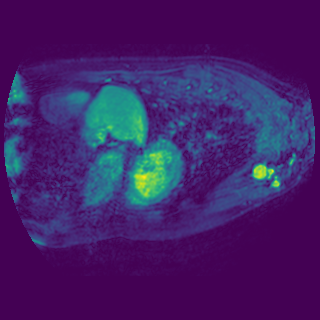
#> input picture imagesPNG/la_003.png, 320 x 320 px, found by its file name
$ jupyter execute --allow-errors Transformacao_Escala_de_Cinza.ipynb
#> lines starting #> are read from the running program, lines starting #| are printed output that depends on the picture
[cell 1]
import numpy as np
import matplotlib.pyplot as plt
from PIL import Image
import math

[cell 2]
imagem = Image.open('images/la_003.png')
#> imagem is the input picture: PIL image 320x320 RGBA; mean R, G, B, A 66, 32.5, 103.4, 255

[cell 3]
print(imagem.size)
#| (320, 320)

[cell 4]
plt.imshow(imagem, cmap='gray')

#> (a cell that did not finish here is left out)

###Transformação para Escala de Cinza

[cell 6]
imgGray = imagem.convert('L')
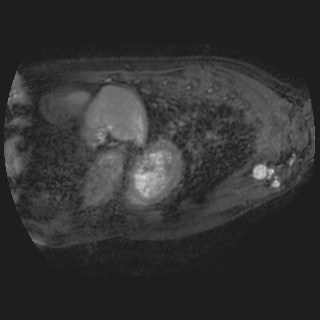
#> imgGray: PIL image 320x320 L; min 30, max 215, mean 50.4


$ run again, with imagesPNG/la_004.png copied over imagesPNG/la_003.png
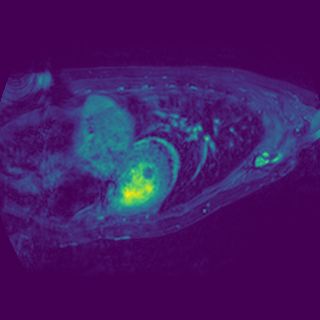
#> input picture imagesPNG/la_004.png, 320 x 320 px, found by its file name
#> imagem is the input picture: PIL image 320x320 RGBA; mean R, G, B, A 67.2, 25.2, 100.5, 255
#| (320, 320)
#> `imgGray = imagem.convert('L')`:
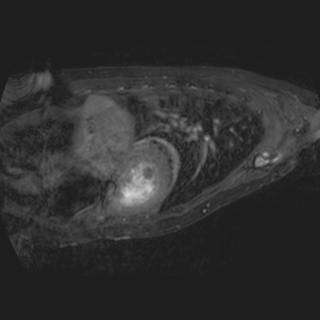
#> imgGray: PIL image 320x320 L; min 30, max 215, mean 46.1

$ run again, with imagesPNG/la_005.png copied over imagesPNG/la_003.png
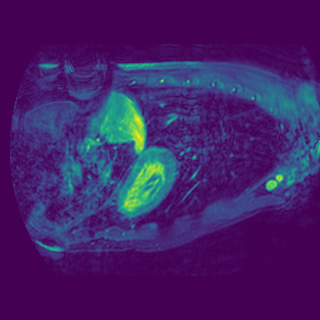
#> input picture imagesPNG/la_005.png, 320 x 320 px, found by its file name
#> imagem is the input picture: PIL image 320x320 RGBA; mean R, G, B, A 66.3, 33.3, 103.9, 255
#| (320, 320)
#> `imgGray = imagem.convert('L')`:
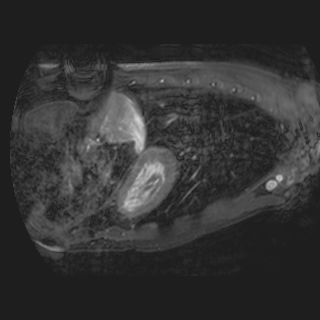
#> imgGray: PIL image 320x320 L; min 30, max 215, mean 51

$ run again, with imagesPNG/la_007.png copied over imagesPNG/la_003.png
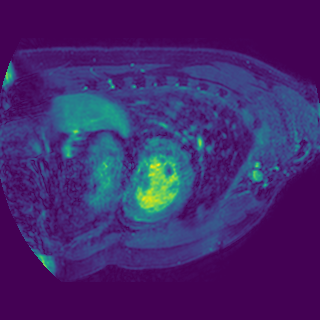
#> input picture imagesPNG/la_007.png, 320 x 320 px, found by its file name
#> imagem is the input picture: PIL image 320x320 RGBA; mean R, G, B, A 65.8, 39, 108.4, 255
#| (320, 320)
#> `imgGray = imagem.convert('L')`:
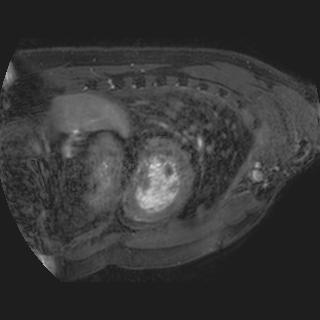
#> imgGray: PIL image 320x320 L; min 30, max 215, mean 54.7
